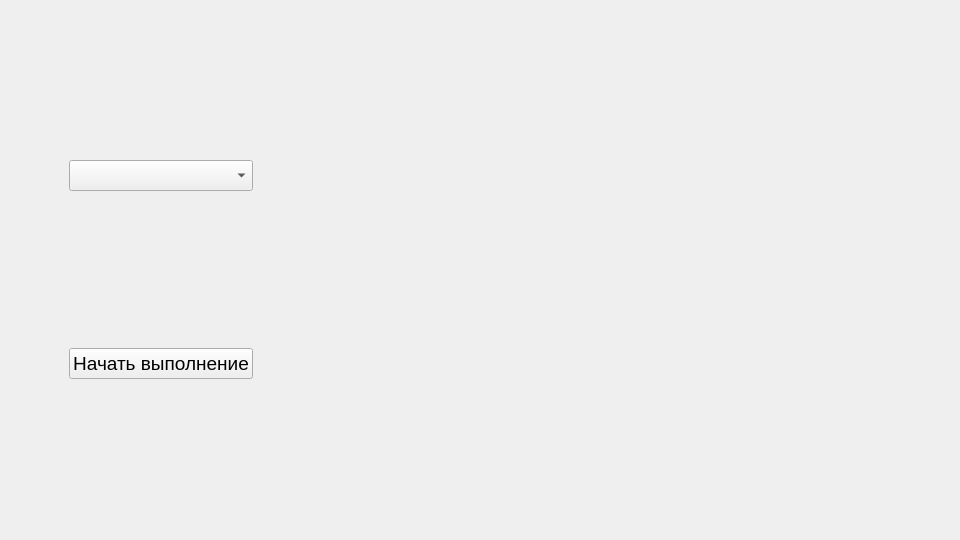
<?xml version="1.0" encoding="UTF-8"?>
<ui version="4.0">
 <class>MainWindow</class>
 <widget class="QMainWindow" name="MainWindow">
  <property name="geometry">
   <rect>
    <x>0</x>
    <y>0</y>
    <width>960</width>
    <height>540</height>
   </rect>
  </property>
  <property name="minimumSize">
   <size>
    <width>670</width>
    <height>367</height>
   </size>
  </property>
  <property name="windowTitle">
   <string>На чём мы остановились?</string>
  </property>
  <widget class="QWidget" name="centralwidget">
   <layout class="QGridLayout" name="gridLayout">
    <item row="0" column="4">
     <spacer name="horizontalSpacer_3">
      <property name="orientation">
       <enum>Qt::Horizontal</enum>
      </property>
      <property name="sizeType">
       <enum>QSizePolicy::Preferred</enum>
      </property>
      <property name="sizeHint" stdset="0">
       <size>
        <width>1200</width>
        <height>20</height>
       </size>
      </property>
     </spacer>
    </item>
    <item row="0" column="2">
     <widget class="QComboBox" name="comboBox">
      <property name="font">
       <font>
        <pointsize>14</pointsize>
       </font>
      </property>
      <property name="cursor">
       <cursorShape>PointingHandCursor</cursorShape>
      </property>
     </widget>
    </item>
    <item row="0" column="3">
     <spacer name="horizontalSpacer">
      <property name="orientation">
       <enum>Qt::Horizontal</enum>
      </property>
      <property name="sizeType">
       <enum>QSizePolicy::Preferred</enum>
      </property>
      <property name="sizeHint" stdset="0">
       <size>
        <width>250</width>
        <height>20</height>
       </size>
      </property>
     </spacer>
    </item>
    <item row="0" column="1">
     <spacer name="horizontalSpacer_2">
      <property name="orientation">
       <enum>Qt::Horizontal</enum>
      </property>
      <property name="sizeType">
       <enum>QSizePolicy::Preferred</enum>
      </property>
      <property name="sizeHint" stdset="0">
       <size>
        <width>160</width>
        <height>20</height>
       </size>
      </property>
     </spacer>
    </item>
    <item row="1" column="2">
     <widget class="QPushButton" name="pushButton">
      <property name="font">
       <font>
        <pointsize>14</pointsize>
       </font>
      </property>
      <property name="cursor">
       <cursorShape>PointingHandCursor</cursorShape>
      </property>
      <property name="text">
       <string>Начать выполнение</string>
      </property>
     </widget>
    </item>
    <item row="0" column="0">
     <spacer name="horizontalSpacer_4">
      <property name="orientation">
       <enum>Qt::Horizontal</enum>
      </property>
      <property name="sizeType">
       <enum>QSizePolicy::Fixed</enum>
      </property>
      <property name="sizeHint" stdset="0">
       <size>
        <width>60</width>
        <height>20</height>
       </size>
      </property>
     </spacer>
    </item>
   </layout>
  </widget>
 </widget>
 <resources/>
 <connections/>
</ui>
